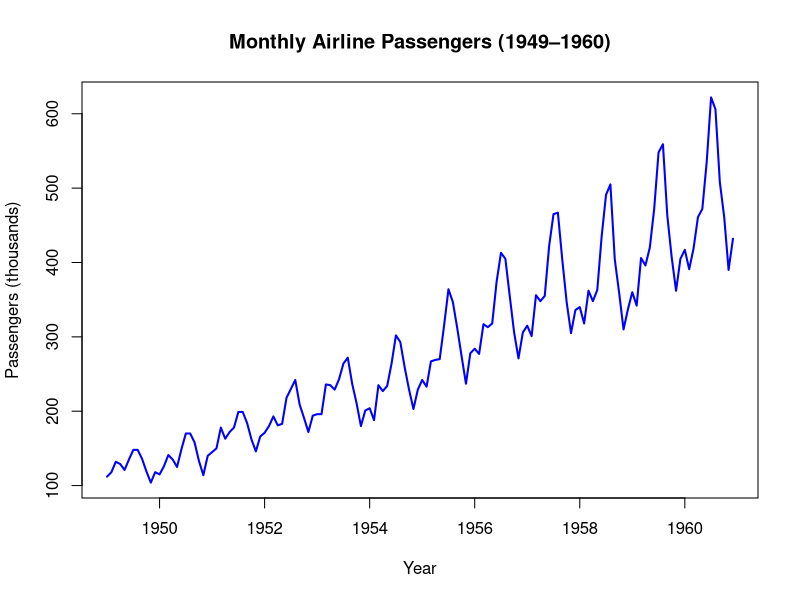

Here is the R script that generated this plot: (Note: this script raises an error after producing the figure.)
data("AirPassengers")
str(AirPassengers)
summary(AirPassengers)
head(AirPassengers, 12)
class(AirPassengers)
frequency(AirPassengers)
start(AirPassengers); end(AirPassengers)
cycle(AirPassengers)
sum(is.na(AirPassengers))
plot(AirPassengers,
main = "Monthly Airline Passengers (1949–1960)",
ylab = "Passengers (thousands)",
xlab = "Year", col = "blue", lwd = 2)
adf_result <- adf.test(AirPassengers, alternative = "stationary")
adf_result
kpss_result <- kpss.test(AirPassengers)
kpss_result
log_ap <- log(AirPassengers)
diff_seasonal <- diff(log_ap, lag = 12)
diff_full <- diff(diff_seasonal, differences = 1)
par(mfrow = c(3,1))
plot(log_ap, main = "Log Transformed Series", col = "darkred")
plot(diff_seasonal, main = "After Seasonal Differencing (lag=12)", col = "darkgreen")
plot(diff_full, main = "After Regular + Seasonal Differencing", col = "blue")
fit_sarima <- auto.arima(AirPassengers,
seasonal = TRUE,
stepwise = FALSE,
approximation = FALSE,
trace = TRUE)
summary(fit_sarima)
checkresiduals(fit_sarima)
forecast_sarima <- forecast(fit_sarima, h = 36)
plot(forecast_sarima,
main = "AirPassengers Forecast: 1961–1963",
xlab = "Year", ylab = "Passengers (thousands)",
col = "blue", lwd = 2)
lines(fitted(fit_sarima), col = "red", lty = 2)
legend("topleft", legend = c("Observed", "Fitted", "Forecast"),
col = c("black", "red", "blue"), lty = c(1,2,1), cex = 0.8)

